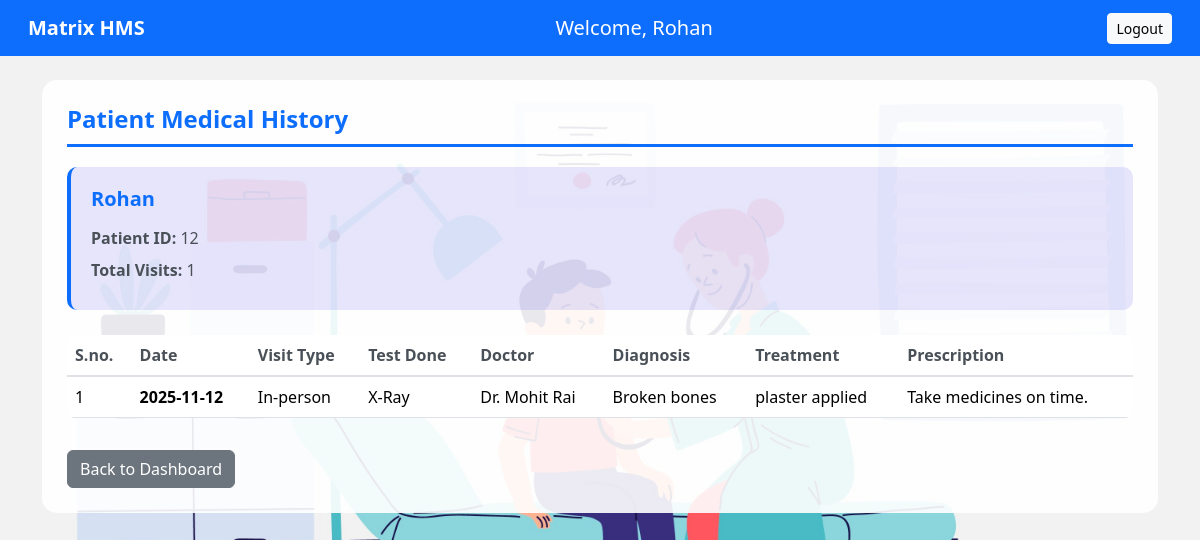
The app's page /patient/Rohan/patient/12/history with its own data.
### models.py (models this page shows)
class Patient(db.Model):
    __tablename__ = 'patients'
    id = db.Column(db.Integer, db.ForeignKey('users.id'), primary_key=True)
    patient_name = db.Column(db.String(100), nullable=False)
    user = db.relationship('User', back_populates='patient_profile')
    appointments = db.relationship('Appointment', back_populates='patient', lazy=True)
    medical_history = db.relationship('PatientHistory', back_populates='patient', cascade='all, delete-orphan')

class PatientHistory(db.Model):
    __tablename__ = 'patient_history'
    id = db.Column(db.Integer, primary_key=True)
    patient_id = db.Column(db.Integer, db.ForeignKey('patients.id'), nullable=False)
    appointment_id = db.Column(db.Integer, db.ForeignKey('appointments.id'), unique=True)
    doctor_id = db.Column(db.Integer, db.ForeignKey('doctors.id'))
    visit_type = db.Column(db.String(50))       # e.g., 'Consultation', 'Follow-up', 'Emergency'
    test_type = db.Column(db.String(100))       # e.g., 'Blood Test', 'X-Ray', 'MRI'
    diagnosis = db.Column(db.Text)              # Doctor's diagnosis
    treatment = db.Column(db.Text)              # Treatment plan/procedure performed
    prescription = db.Column(db.Text)           # Medicines prescribed
    doctor_name = db.Column(db.String(100))     # Doctor's name at time of visit
    department = db.Column(db.String(100))      # Department name at time of visit
    created_at = db.Column(db.DateTime, default=datetime.utcnow)
    patient = db.relationship('Patient', back_populates='medical_history')
    doctor = db.relationship('Doctor', back_populates='patient_histories')
    appointment = db.relationship('Appointment', back_populates='history_record')

class User(db.Model):
    __tablename__ = 'users'
    id = db.Column(db.Integer, primary_key=True)
    user_name = db.Column(db.String(100), nullable=False)
    user_email = db.Column(db.String(100), unique=True, nullable=False)
    user_password = db.Column(db.String(200), nullable=False)
    user_role = db.Column(db.String(20), nullable=False)  # 'admin', 'doctor', 'patient'
    created_at = db.Column(db.DateTime, default=datetime.utcnow)
    doctor_profile = db.relationship('Doctor', back_populates='user', uselist=False)
    patient_profile = db.relationship('Patient', back_populates='user', uselist=False)

### app.py (the view)
@app.route('/<string:role>/<string:username>/patient/<int:patient_id>/history')
def view_patient_history(role, username, patient_id):
    user = User.query.filter_by(user_name=username, user_role=role).first()
    if not user:
        flash(f"{role.capitalize()} not found.", "danger")
        return redirect(url_for('login'))
    patient = Patient.query.get_or_404(patient_id)
    history_records = (
        PatientHistory.query
        .filter_by(patient_id=patient.id)
        .order_by(PatientHistory.created_at.desc())
        .all()
    )
    if role == 'doctor':
        back_url = url_for('doctor_dashboard', username=username)
    elif role == 'admin':
        back_url = url_for('admin_dashboard')
    elif role == 'patient':
        back_url = url_for('patient_dashboard', username=username)
    else:
        back_url = url_for('login')
    return render_template(
        'DoctorUI/view_patient_history.html',
        role=role,
        username=username,
        patient=patient,
        history_records=history_records,
        back_url=back_url
    )

### templates/DoctorUI/view_patient_history.html (shortened to what this page needs)
{% extends "base.html" %}
{% block content %}
<div class="container mt-4">
  <div class="content-wrapper">
    <h4 class="page-header">Patient Medical History</h4>
    <div class="patient-card">
      <h5>{{ patient.patient_name }}</h5>
      <p><strong>Patient ID:</strong> {{ patient.id }}</p>
      <p><strong>Total Visits:</strong> {{ history_records|length }}</p>
    </div>
    {% if history_records %}
    <div class="table-responsive">
      <table class="table table-hover align-middle">
        <thead>
          <tr>
            <th>S.no.</th>
            <th>Date</th>
            <th>Visit Type</th>
            <th>Test Done</th>
            <th>Doctor</th>
            <th>Diagnosis</th>
            <th>Treatment</th>
            <th>Prescription</th>
          </tr>
        </thead>
        <tbody>
          {% for record in history_records %}
          <tr>
            <td>{{ loop.index }}</td>
            <td><strong>{{ record.created_at.strftime('%Y-%m-%d') }}</strong></td>
            <td>{{ record.visit_type or '-' }}</td>
            <td>{{ record.test_type or '-' }}</td>
            <td>{{ record.doctor_name or record.doctor.user.user_name }}</td>
            <td>{{ record.diagnosis or '-' }}</td>
            <td>{{ record.treatment or '-' }}</td>
            <td>{{ record.prescription or '-' }}</td>
          </tr>
          {% endfor %}
        </tbody>
      </table>
    </div>
    {% else %}
    <div class="alert alert-info">
      📋 No medical history available for this patient.
    </div>
    {% endif %}
    <a href="{{ back_url }}" class="btn btn-secondary mt-3">Back to Dashboard</a>
  </div>
</div>
{% endblock %}

### templates/DoctorUI/view_patient_history.html (style rules this page uses)
body { background-image: url('/static/images/bg-2.jpg'); background-size: cover; background-repeat: no-repeat; }
.content-wrapper { background-color: rgba(255, 255, 255, 0.9 ); border-radius: 15px; padding: 25px; }
.page-header { color: #0d6efd; font-weight: 600; border-bottom: 3px solid #0d6efd; padding-bottom: 10px; margin-bottom: 20px; }
.patient-card { background-color: rgba(21, 11, 220, 0.1); border: none; border-left: 4px solid #0d6efd; border-radius: 10px; padding: 20px; margin-bottom: 25px; }
.patient-card h5 { color: #0d6efd; font-weight: 600; margin-bottom: 15px; }
.patient-card p { color: #495057; margin-bottom: 8px; }
.table { background-color: white; border-radius: 8px; overflow: hidden; }
.table thead { background-color: #f8f9fa; }
.table thead th { color: #495057; font-weight: 600; border-bottom: 2px solid #dee2e6; white-space: nowrap; }

### records on screen
Patient: patient_name "Rohan", id "12"
PatientHistory: created_at "2025-11-12", visit_type "In-person", test_type "X-Ray", doctor_name.user_name "Dr. Mohit Rai", diagnosis "Broken bones", treatment "plaster applied", prescription "Take medicines on time."

### other values on screen
{{ username }} "Rohan"
{{ history_records|length }} "1"
